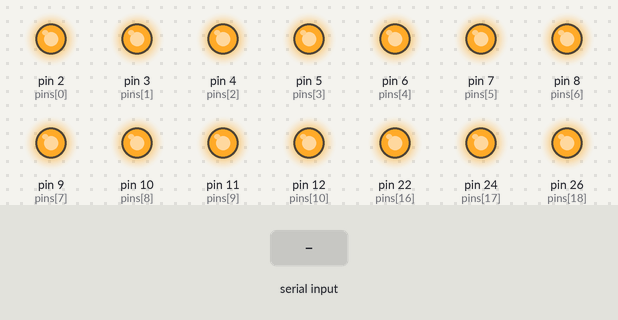
Recording of a sketch running on a simulated Arduino Mega 2560, built with avr-gcc and run on an emulated ATmega2560. Shown: output pins drawn as LEDs (lit = HIGH). Inputs (shaded band) come from the test bench.

Above: at 2.2 s.
2.3 s: "1\n" received over Serial
At 3.3 s:
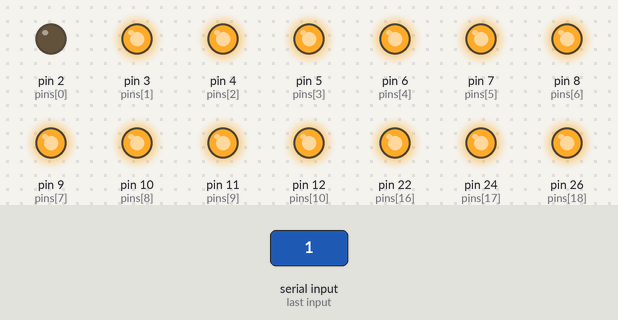
3.8 s: "0\n" received over Serial
At 4.5 s:
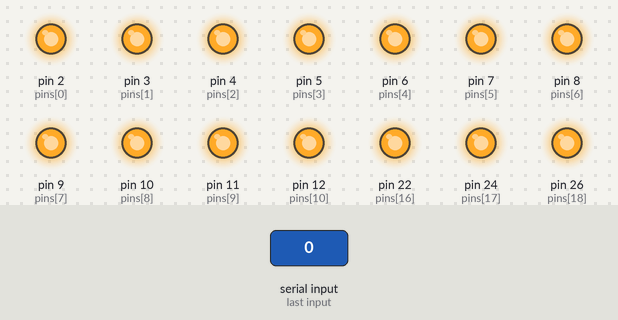
Timing chart, 0 to 6.8 s (numbered marks = the images above; inputs shaded):
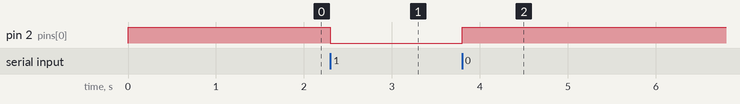

Measured:
- after the input at 2.3 s, pin 2 (pins[0]): HIGH → LOW at once
- after the input at 3.8 s, pin 2 (pins[0]): LOW → HIGH at once

The sketch:

serial2pin.ino
```cpp
#define pinCount 32

int pins[] = {
	// notes  0 - 15
	 2,  3,  4,  5,  6,  7,  8,  9, 10, 11, 12, 45, 53, 51, 49, 47,
	// notes 16 - 31
	22, 24, 26, 28, 30, 32, 34, 36, 38, 40, 42, 44, 46, 48, 50, 52
};

// serial communication
bool stateChanged = false;
String command;

// relay state
bool states[] = {
	// notes  0 - 15
	false, false, false, false, false, false, false, false,
	false, false, false, false, false, false, false, false,
	// notes 16 - 31
	false, false, false, false, false, false, false, false,
	false, false, false, false, false, false, false, false
};

void setup() {

	Serial.begin(115200);

	// we just need 32 bytes to store our shite
	// actually we don't even really need this at all, it's just the last state as a string
	command.reserve(32);

	for (int curPin = 0; curPin < pinCount; curPin++) {
		pinMode(pins[curPin], OUTPUT);           // set pin to input
		digitalWrite(pins[curPin], HIGH);           // set pin to input
	}
	delay(1000);

}

void loop() {
	// state has changed, send immediately
	if (stateChanged) {
		sendState();
		stateChanged = false;
	}
	// delay(10);
}

void sendState() {
	for (int curPin = 0; curPin < pinCount; curPin++) {
		digitalWrite(pins[curPin], states[curPin] ? LOW : HIGH);       // turn on pullup resistors
	}
}

void serialEvent() {
	while (Serial.available()) {
		// get the new byte:
		char inChar = (char)Serial.read();
		// add it to the inputString:
		command += inChar;
		// if the incoming character is a newline, set a flag
		// so the main loop can do something about it:
		if (inChar == '\n') {
			bool changed = false;
			for(int i = 0; i < command.length() && i < 32; i++) {
				switch(command.charAt(i)) {

					case ' ':
					// no change
					break;

					case '0':
					// set false
					if (states[i] != false) {
						states[i] = false;
						changed = true;
					}
					break;

					case '1':
					// set true
					if (states[i] != true) {
						states[i] = true;
						changed = true;
					}
					break;

					// case '\n':
					// actually this should never happen
					// break;

				}
			}
			// Serial.println("thanks");
			// Serial.println(command);
			// reset command String for next time
			command = "";
			stateChanged = true;
		}
	}
}
```
